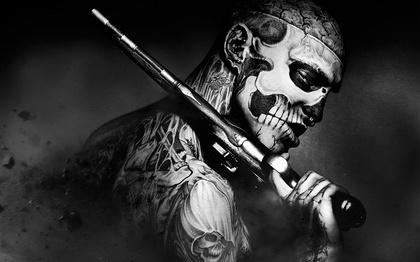
%> input picture gray.jpg, 420 x 262 px, shrunk from 576 x 360 before the run
$ octave gammaTransformation.m   (GNU Octave 9; MATLAB toolbox functions it lacks are replaced by stand-ins)
%> lines starting %> are read from the running program, lines starting %| are printed output that depends on the picture
clear;
clc;
%closeall
i=imread('gray.jpg');
%> i is the input picture: size 262x420x3 uint8; min 0, max 255, mean 50.5
%log transformation takes image in double format
i=double(rgb2gray(i));
%> i: size 262x420 double
[r,c]=size(i);
%> r = 262; c = 420
%figure,imshow(i);
d=input('enter value of c for gamma transformation: ');
%> the answer given: 2
gamma=input('enter value of gamma: ');
%> the answer given: 2
j=zeros(size(i));
for m=1:r
    for n=1:c
        j(m,n)=d*(i(m,n)^gamma);
    end
end
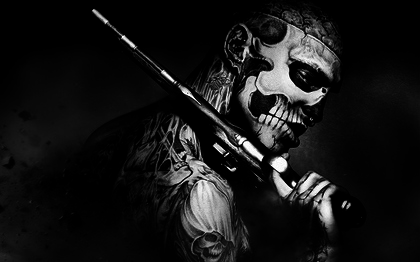
%> j: size 262x420 double; min 0, max 130050, mean 11440.2; drawn with min black and max white
j=uint8(j);
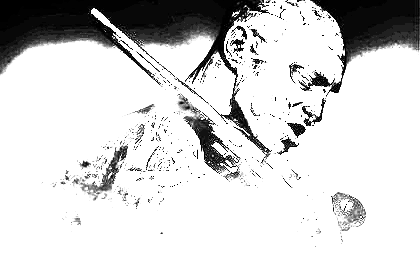
%> j: size 262x420 uint8; min 0, max 255, mean 211.4
%figure,imshow(j);
i=uint8(i);
%> i: size 262x420 uint8
subplot(2,1,1), imshow(i);
title('orig');
subplot(2,1,2), imshow(j,[]);
title('Gamma Transformation');
% imwrite(i,'a.jpeg');
